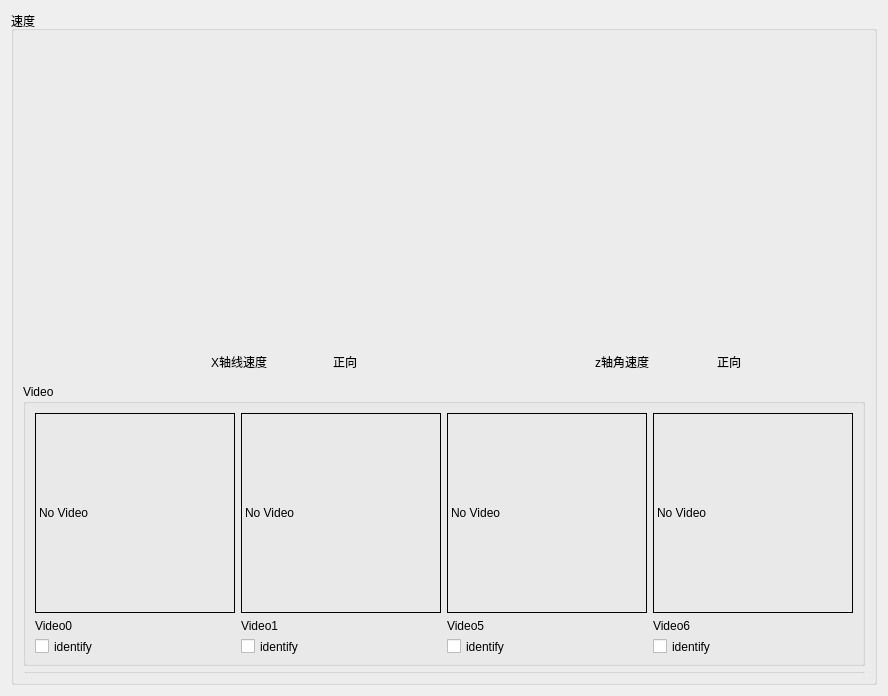
          <widget class="QWidget" name="tab_status">
           <attribute name="title">
            <string>基本</string>
           </attribute>
           <layout class="QVBoxLayout" name="verticalLayout_13">
            <item>
             <widget class="QGroupBox" name="groupBox_2">
              <property name="minimumSize">
               <size>
                <width>200</width>
                <height>200</height>
               </size>
              </property>
              <property name="title">
               <string>速度</string>
              </property>
              <layout class="QVBoxLayout" name="verticalLayout_12">
               <item>
                <layout class="QVBoxLayout" name="verticalLayout_4">
                 <item>
                  <layout class="QGridLayout" name="gridLayout_2">
                   <item row="0" column="1">
                    <layout class="QVBoxLayout" name="verticalLayout_3">
                     <item>
                      <widget class="QWidget" name="widget_speed_y" native="true">
                       <property name="minimumSize">
                        <size>
                         <width>300</width>
                         <height>300</height>
                        </size>
                       </property>
                       <property name="maximumSize">
                        <size>
                         <width>16777215</width>
                         <height>16777215</height>
                        </size>
                       </property>
                      </widget>
                     </item>
                     <item>
                      <layout class="QHBoxLayout" name="horizontalLayout_2">
                       <item>
                        <widget class="QLabel" name="label_8">
                         <property name="minimumSize">
                          <size>
                           <width>32</width>
                           <height>32</height>
                          </size>
                         </property>
                         <property name="maximumSize">
                          <size>
                           <width>32</width>
                           <height>32</height>
                          </size>
                         </property>
                         <property name="text">
                          <string/>
                         </property>
                         <property name="pixmap">
                          <pixmap>:/images/speed.png</pixmap>
                         </property>
                        </widget>
                       </item>
                       <item>
                        <widget class="QLabel" name="label_5">
                         <property name="maximumSize">
                          <size>
                           <width>80</width>
                           <height>30</height>
                          </size>
                         </property>
                         <property name="text">
                          <string>z轴角速度</string>
                         </property>
                        </widget>
                       </item>
                       <item>
                        <widget class="QLabel" name="label_dir_y">
                         <property name="maximumSize">
                          <size>
                           <width>30</width>
                           <height>30</height>
                          </size>
                         </property>
                         <property name="text">
                          <string>正向</string>
                         </property>
                        </widget>
                       </item>
                      </layout>
                     </item>
                    </layout>
                   </item>
                   <item row="0" column="0">
                    <layout class="QVBoxLayout" name="verticalLayout">
                     <item>
                      <widget class="QWidget" name="widget_speed_x" native="true">
                       <property name="minimumSize">
                        <size>
                         <width>300</width>
                         <height>300</height>
                        </size>
                       </property>
                       <property name="maximumSize">
                        <size>
                         <width>200</width>
                         <height>300</height>
                        </size>
                       </property>
                      </widget>
                     </item>
                     <item>
                      <layout class="QHBoxLayout" name="horizontalLayout">
                       <item>
                        <widget class="QLabel" name="label_7">
                         <property name="minimumSize">
                          <size>
                           <width>32</width>
                           <height>32</height>
                          </size>
                         </property>
                         <property name="maximumSize">
                          <size>
                           <width>32</width>
                           <height>32</height>
                          </size>
                         </property>
                         <property name="text">
                          <string/>
                         </property>
                         <property name="pixmap">
                          <pixmap>:/images/speed.png</pixmap>
                         </property>
                        </widget>
                       </item>
                       <item>
                        <widget class="QLabel" name="label_4">
                         <property name="maximumSize">
                          <size>
                           <width>80</width>
                           <height>30</height>
                          </size>
                         </property>
                         <property name="text">
                          <string>X轴线速度</string>
                         </property>
                        </widget>
                       </item>
                       <item>
                        <widget class="QLabel" name="label_dir_x">
                         <property name="maximumSize">
                          <size>
                           <width>30</width>
                           <height>30</height>
                          </size>
                         </property>
                         <property name="text">
                          <string>正向</string>
                         </property>
                        </widget>
                       </item>
                      </layout>
                     </item>
                    </layout>
                   </item>
                  </layout>
                 </item>
                 <item>
                  <widget class="QGroupBox" name="groupBox_6">
                   <property name="title">
                    <string>Video</string>
                   </property>
                   <layout class="QGridLayout" name="gridLayout_7">
                    <item row="0" column="0">
                     <layout class="QGridLayout" name="gridLayout_3">
                      <item row="4" column="2">
                       <widget class="QLabel" name="label_v_name1">
                        <property name="maximumSize">
                         <size>
                          <width>16777215</width>
                          <height>15</height>
                         </size>
                        </property>
                        <property name="text">
                         <string>Video1</string>
                        </property>
                       </widget>
                      </item>
                      <item row="4" column="4">
                       <widget class="QLabel" name="label_v_name6">
                        <property name="text">
                         <string>Video6</string>
                        </property>
                       </widget>
                      </item>
                      <item row="0" column="4">
                       <widget class="QLabel" name="label_video6">
                        <property name="minimumSize">
                         <size>
                          <width>200</width>
                          <height>200</height>
                         </size>
                        </property>
                        <property name="maximumSize">
                         <size>
                          <width>300</width>
                          <height>200</height>
                         </size>
                        </property>
                        <property name="styleSheet">
                         <string notr="true">border:1px solid rgb(0, 0, 0)</string>
                        </property>
                        <property name="text">
                         <string>No Video</string>
                        </property>
                       </widget>
                      </item>
                      <item row="0" column="0">
                       <widget class="QLabel" name="label_video0">
                        <property name="minimumSize">
                         <size>
                          <width>200</width>
                          <height>200</height>
                         </size>
                        </property>
                        <property name="maximumSize">
                         <size>
                          <width>300</width>
                          <height>200</height>
                         </size>
                        </property>
                        <property name="styleSheet">
                         <string notr="true">border:1px solid rgb(0, 0, 0)</string>
                        </property>
                        <property name="text">
                         <string>No Video</string>
                        </property>
                       </widget>
                      </item>
                      <item row="0" column="3">
                       <widget class="QLabel" name="label_video5">
                        <property name="minimumSize">
                         <size>
                          <width>200</width>
                          <height>200</height>
                         </size>
                        </property>
                        <property name="maximumSize">
                         <size>
                          <width>300</width>
                          <height>200</height>
                         </size>
                        </property>
                        <property name="styleSheet">
                         <string notr="true">border:1px solid rgb(0, 0, 0)</string>
                        </property>
                        <property name="text">
                         <string>No Video</string>
                        </property>
                       </widget>
                      </item>
                      <item row="4" column="0">
                       <widget class="QLabel" name="label_v_name0">
                        <property name="maximumSize">
                         <size>
                          <width>16777215</width>
                          <height>15</height>
                         </size>
                        </property>
                        <property name="text">
                         <string>Video0</string>
                        </property>
                       </widget>
                      </item>
                      <item row="0" column="2">
                       <widget class="QLabel" name="label_video1">
                        <property name="minimumSize">
                         <size>
                          <width>200</width>
                          <height>200</height>
                         </size>
                        </property>
                        <property name="maximumSize">
                         <size>
                          <width>300</width>
                          <height>200</height>
                         </size>
                        </property>
                        <property name="styleSheet">
                         <string notr="true">border:1px solid rgb(0, 0, 0)</string>
                        </property>
                        <property name="text">
                         <string>No Video</string>
                        </property>
                       </widget>
                      </item>
                      <item row="4" column="3">
                       <widget class="QLabel" name="label_v_name5">
                        <property name="text">
                         <string>Video5</string>
                        </property>
                       </widget>
                      </item>
                      <item row="5" column="0">
                       <widget class="QCheckBox" name="checkBox_identify0">
                        <property name="maximumSize">
                         <size>
                          <width>16777215</width>
                          <height>15</height>
                         </size>
                        </property>
                        <property name="text">
                         <string>identify</string>
                        </property>
                       </widget>
                      </item>
                      <item row="5" column="2">
                       <widget class="QCheckBox" name="checkBox_identify1">
                        <property name="maximumSize">
                         <size>
                          <width>16777215</width>
                          <height>15</height>
                         </size>
                        </property>
                        <property name="text">
                         <string>identify</string>
                        </property>
                       </widget>
                      </item>
                      <item row="5" column="3">
                       <widget class="QCheckBox" name="checkBox_identify5">
                        <property name="maximumSize">
                         <size>
                          <width>16777215</width>
                          <height>15</height>
                         </size>
                        </property>
                        <property name="text">
                         <string>identify</string>
                        </property>
                       </widget>
                      </item>
                      <item row="5" column="4">
                       <widget class="QCheckBox" name="checkBox_identify6">
                        <property name="maximumSize">
                         <size>
                          <width>16777215</width>
                          <height>15</height>
                         </size>
                        </property>
                        <property name="text">
                         <string>identify</string>
                        </property>
                       </widget>
                      </item>
                     </layout>
                    </item>
                   </layout>
                  </widget>
                 </item>
                </layout>
               </item>
               <item>
                <widget class="QGroupBox" name="groupBox_4">
                 <property name="maximumSize">
                  <size>
                   <width>16777215</width>
                   <height>1</height>
                  </size>
                 </property>
                 <property name="title">
                  <string>Info</string>
                 </property>
                 <layout class="QGridLayout" name="gridLayout_8">
                  <item row="0" column="0">
                   <widget class="QListView" name="view_logging">
                    <property name="minimumSize">
                     <size>
                      <width>100</width>
                      <height>0</height>
                     </size>
                    </property>
                    <property name="maximumSize">
                     <size>
                      <width>12312312</width>
                      <height>40</height>
                     </size>
                    </property>
                   </widget>
                  </item>
                 </layout>
                </widget>
               </item>
              </layout>
             </widget>
            </item>
           </layout>
          </widget>
